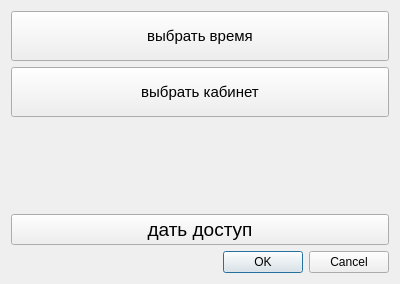
<?xml version="1.0" encoding="UTF-8"?>
<ui version="4.0">
 <class>Dialog</class>
 <widget class="QDialog" name="Dialog">
  <property name="geometry">
   <rect>
    <x>0</x>
    <y>0</y>
    <width>400</width>
    <height>284</height>
   </rect>
  </property>
  <property name="windowTitle">
   <string>Dialog</string>
  </property>
  <layout class="QVBoxLayout" name="verticalLayout">
   <item>
    <widget class="QPushButton" name="time1">
     <property name="minimumSize">
      <size>
       <width>0</width>
       <height>50</height>
      </size>
     </property>
     <property name="font">
      <font>
       <pointsize>11</pointsize>
      </font>
     </property>
     <property name="text">
      <string>выбрать время</string>
     </property>
    </widget>
   </item>
   <item>
    <widget class="QPushButton" name="kab">
     <property name="minimumSize">
      <size>
       <width>0</width>
       <height>50</height>
      </size>
     </property>
     <property name="font">
      <font>
       <pointsize>11</pointsize>
      </font>
     </property>
     <property name="text">
      <string>выбрать кабинет</string>
     </property>
    </widget>
   </item>
   <item>
    <spacer name="verticalSpacer">
     <property name="orientation">
      <enum>Qt::Vertical</enum>
     </property>
     <property name="sizeHint" stdset="0">
      <size>
       <width>20</width>
       <height>40</height>
      </size>
     </property>
    </spacer>
   </item>
   <item>
    <widget class="QPushButton" name="access">
     <property name="font">
      <font>
       <pointsize>14</pointsize>
      </font>
     </property>
     <property name="text">
      <string>дать доступ</string>
     </property>
    </widget>
   </item>
   <item>
    <widget class="QDialogButtonBox" name="buttonBox">
     <property name="orientation">
      <enum>Qt::Horizontal</enum>
     </property>
     <property name="standardButtons">
      <set>QDialogButtonBox::Cancel|QDialogButtonBox::Ok</set>
     </property>
    </widget>
   </item>
  </layout>
 </widget>
 <resources/>
 <connections>
  <connection>
   <sender>buttonBox</sender>
   <signal>accepted()</signal>
   <receiver>Dialog</receiver>
   <slot>accept()</slot>
   <hints>
    <hint type="sourcelabel">
     <x>248</x>
     <y>254</y>
    </hint>
    <hint type="destinationlabel">
     <x>157</x>
     <y>274</y>
    </hint>
   </hints>
  </connection>
  <connection>
   <sender>buttonBox</sender>
   <signal>rejected()</signal>
   <receiver>Dialog</receiver>
   <slot>reject()</slot>
   <hints>
    <hint type="sourcelabel">
     <x>316</x>
     <y>260</y>
    </hint>
    <hint type="destinationlabel">
     <x>286</x>
     <y>274</y>
    </hint>
   </hints>
  </connection>
 </connections>
</ui>
